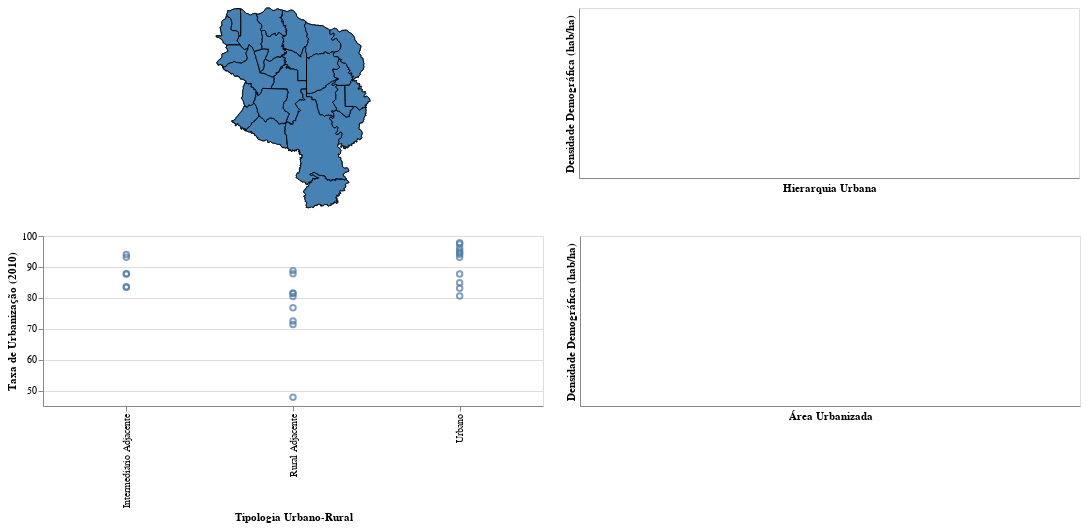

The notebook cell this image was saved under:
### Markdown cell above
## Graus de Urbanização

### Code cell
interval1 = alt.selection_multi(empty='all') # esta é a seleçção que serve para mapa. Por hora não está em uso.
interval = alt.selection_interval(empty='all', encodings=['x', 'y']) # esta seleção serve para gráficos


map_area_estudo = alt.Chart(gdf_municipios).mark_geoshape(stroke='black',strokeWidth=1).project().encode(color=alt.condition(interval, alt.value('#4682b4'), alt.value('lightgray')), tooltip='NM_MUN:N').properties(width=500,height=200).add_selection(interval1)
base = alt.Chart(gdf_municipios).mark_geoshape(stroke='black',strokeWidth=1).project().encode(color=alt.value('lightgray'), tooltip='NM_MUN:N').properties(width=500,height=200)

scatter_pib_pop = alt.Chart(gdf_municipios).mark_point().encode(
    x=alt.X('URBRUR_tipologia:N', sort='ascending', title='Tipologia Urbano-Rural', axis=alt.Axis(tickCount=10))
    , y=alt.Y('URBRUR_tx_urbanizacao_10', sort='ascending', title='Taxa de Urbanização (2010)', scale=alt.Scale(zero=False))
#    , color=alt.condition(interval, alt.value('#4682b4'), alt.value('lightgray'))
    , tooltip=['NM_MUN:N', 'URBRUR_tipologia', 'URBRUR_tx_urbanizacao_10']
#    alt.condition(interval, 'NM_MUN:N', alt.value('lightgray')
                 
).add_selection(interval).properties(width=500,height=170)

scatter_vaf_ind_pop = alt.Chart(gdf_municipios).mark_point().encode(
    x=alt.X('URBRUR_area_urbanizada_embrapa_2015:Q', title='Área Urbanizada', scale=alt.Scale(type='log'))
    , y=alt.Y('URB_RUR_densidade_hab_ha2020:Q', sort='ascending', title='Densidade Demográfica (hab/ha)')
#    , color='TERRITORIO_arranjo:N'
    , tooltip=['NM_MUN:N', 'URBRUR_area_urbanizada_embrapa_2015', 'URB_RUR_densidade_hab_ha2020']
#    alt.condition(interval, 'NM_MUN:N', alt.value('lightgray')
                 
).add_selection(interval).properties(width=500,height=170)

scatter_vaf_serv = alt.Chart(gdf_municipios).mark_point().encode(
    x=alt.X('URB_RUR_hierarquia:N', sort='ascending', title='Hierarquia Urbana', axis=alt.Axis(tickCount=10))
    , y=alt.Y('URB_RUR_densidade_hab_ha2020:Q', sort='ascending', title='Densidade Demográfica (hab/ha)')
#    , color='TERRITORIO_arranjo'
    , tooltip=['NM_MUN:N', 'URB_RUR_hierarquia', 'URB_RUR_densidade_hab_ha2020']
#    alt.condition(interval, 'NM_MUN:N', alt.value('lightgray')
                 
).add_selection(interval).properties(width=500,height=170)


chart_grau_urbanizacao = (base + map_area_estudo | scatter_vaf_serv) & (scatter_pib_pop | scatter_vaf_ind_pop)
chart_grau_urbanizacao.save('chart_grau_urbanizacao.json', format='json')
chart_grau_urbanizacao
